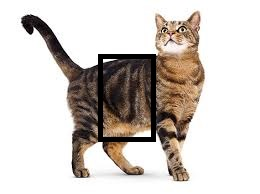
#> input picture image/images/cat.jpg, 260 x 194 px
$ jupyter execute 'Output an array to an image.ipynb'
#> lines starting #> are read from the running program, lines starting #| are printed output that depends on the picture
[cell 1]
import matplotlib.pyplot as plt
import matplotlib.image as mpimg
import numpy as np
import cv2

[cell 2]
img=mpimg.imread('./images/cat.jpg')
#> img is the input picture: shape (194, 260, 3); mean R, G, B 210.2, 203.5, 198.4

[cell 3]
cv2.imwrite("./output/cat.jpg", img)
#> Out = True

[cell 4]
img=mpimg.imread('./images/fishlocal.png')
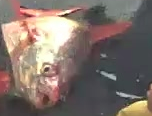
#> input picture image/images/fishlocal.png, 152 x 116 px
#> img is the input picture: shape (116, 152, 3) float32; mean R, G, B 0.5, 0.444, 0.415
cv2.imwrite("./output/fishlocal.jpg", img)
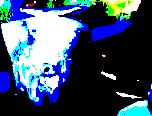
#> saved as fishlocal.jpg: shape (116, 152, 3); mean B, G, R 0.417, 0.319, 0.237; drawn with 1 as white
#> Out = True
